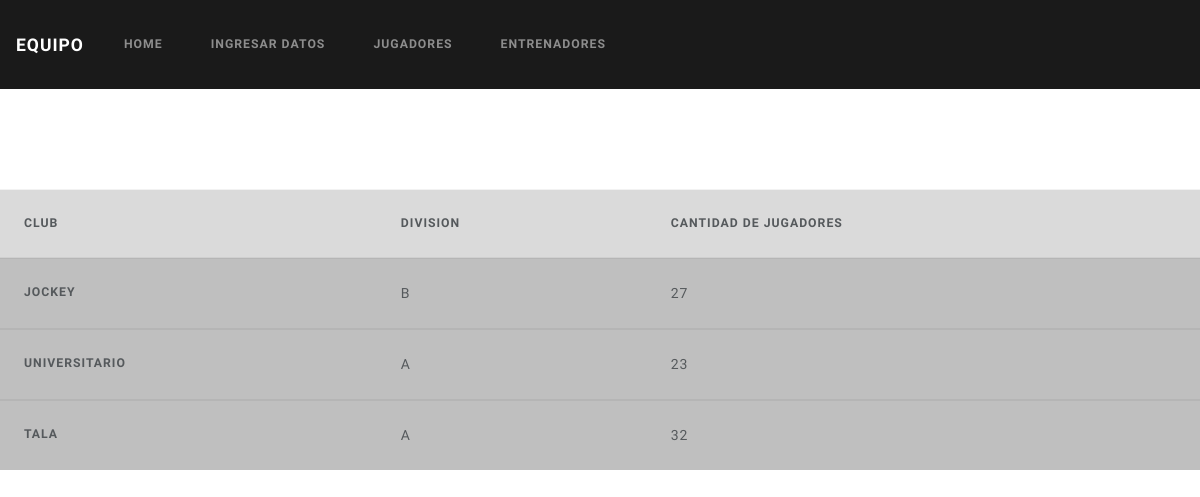
The app's page /equipo with its own data.
### core/models.py (models this page shows)
class Equipo(models.Model):
    club=models.CharField(max_length=35, primary_key=True)
    division=models.CharField(max_length=1, )
    cantJugadores=models.IntegerField(null = False)
    amonestados=models.IntegerField(null = False)
    expulsados=models.IntegerField(null = False)

### core/views.py (the view)
# urls.py: path('equipo', views.equipo, name="equipo"),
def equipo(request):
    equipos = Equipo.objects.all().order_by('club')
    return render(request, "equipo.html", locals())

### templates/equipo.html (shortened to what this page needs)
{% load staticfiles %}
<!DOCTYPE html>
<html>
    <head>
        <link rel="stylesheet" href="{% static 'css/bootstrap.min.css' %}">
    </head>
    <nav class="navbar navbar-expand-lg navbar-dark bg-primary">
        <a class="navbar-brand" >Equipo</a>
        <div class="collapse navbar-collapse" id="navbarColor01">
          <ul class="navbar-nav mr-auto">
            <li class="nav-item">
              <a class="nav-link" href="{% url 'home' %}">home</a>
            </li>
            <li class="nav-item">
              <a class="nav-link" href="{% url 'inputEquipo' %}">Ingresar Datos</a>
            </li>
            <li class="nav-item">
              <a class="nav-link" href="{% url 'jugadores' %}">Jugadores</a>
            </li>
            <li class="nav-item">
              <a class="nav-link" href="{% url 'entrenadores' %}">Entrenadores</a>
            </li>
        </div>
      </nav>
      <div style="width: 50px; height: 50px;"></div>
      <div style="width: 50px; height: 50px;"></div>
      <table class="table table-hover">
        <thead>
          <tr class="table-active">
            <th scope="col">Club</th>
            <th scope="col">Division</th>
            <th scope="col">Cantidad de Jugadores</th>
          </tr>
        </thead>
        {% for equipo in equipos %}
        <tbody>
          <tr class="table-primary">
            <th>{{equipo.club}}</th>
            <td>{{equipo.division}}</td>
            <td>{{equipo.cantJugadores}}</td>
          </tr>
        </tbody>
        {% endfor %}
      </table>
</html>

### records on screen
Equipo: club "JOCKEY", division "B", cantJugadores "27"
Equipo: club "UNIVERSITARIO", division "A", cantJugadores "23"
Equipo: club "TALA", division "A", cantJugadores "32"
